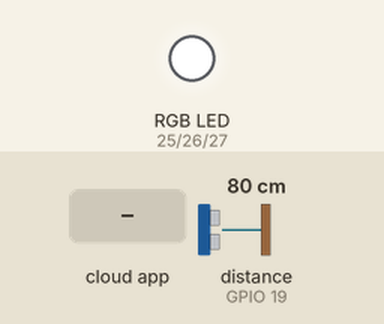
This sketch was run on a simulated ESP32. Shown: an RGB LED mixed from three pins (HIGH = lit). The test bench sets the inputs (shaded band); at power-on: distance to the obstacle (sensor on GPIO 19) 80 cm. The echo pulse lasts 58.3 µs per cm; WiFi joins after 1.5 s; servers stay silent unless stated; no MQTT or app messages arrive unless stated; pins used as bus, display or sensor lines are not drawn; what the sketch prints to the serial monitor is not drawn.

Above: at 2.7 s.
2.8 s: distance to the obstacle (sensor on GPIO 19) set to 45 cm
At 6.3 s:
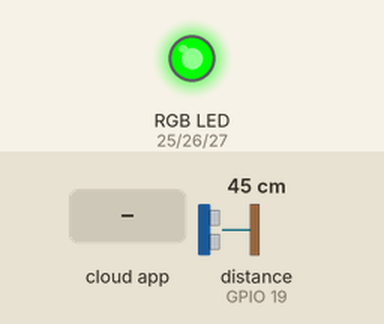
6.8 s: distance to the obstacle (sensor on GPIO 19) set to 37 cm
At 10.7 s:
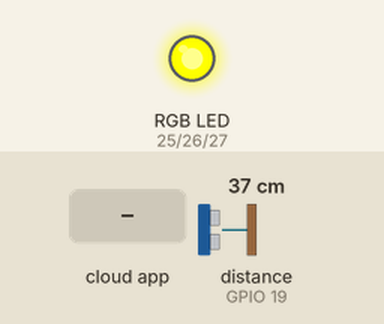
10.8 s: the phone or cloud app sets led to ON
12.3 s: distance to the obstacle (sensor on GPIO 19) set to 17 cm
16.3 s: distance to the obstacle (sensor on GPIO 19) set to 13 cm
20.3 s: distance to the obstacle (sensor on GPIO 19) set to 21 cm
At 21.5 s:
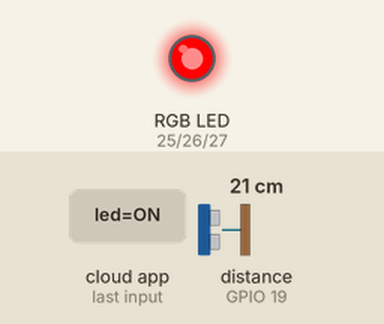
21.8 s: distance to the obstacle (sensor on GPIO 19) set to 26 cm
Timing chart, 0 to 26.8 s (numbered marks = the images above; inputs shaded):
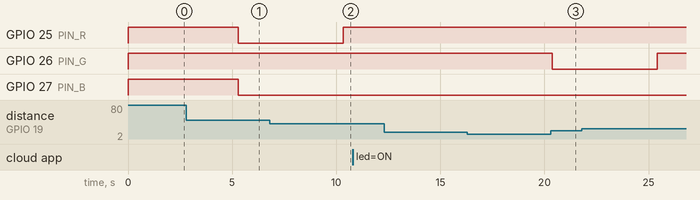

The sketch:

sketch_sep28a.ino
```cpp
// Laboratorio 5 - Ultrasónico + LED RGB + Adafruit IO (incluye desafío del Toggle)
//
// Conexiones:
//   HC-SR04 VCC -> 5V | GND -> GND | TRIG -> GPIO18 | ECHO -> GPIO19
//   LED RGB: R -> 330Ω -> GPIO25 | G -> 330Ω -> GPIO26 | B -> 330Ω -> GPIO27 | Cátodo -> GND
//
// Feeds en Adafruit IO:
//   distancia  -> lo publica el ESP32 (Gauge)
//   led        -> lo publica el dashboard (Toggle) y el ESP32 se suscribe

#include <WiFi.h>
#include "Adafruit_MQTT.h"
#include "Adafruit_MQTT_Client.h"

// ---------------------- CONFIGURACIÓN WI-FI ----------------------
#define WLAN_SSID "ARTEFACTOS"
#define WLAN_PASS "87654321"

// ---------------------- CONFIGURACIÓN ADAFRUIT IO ----------------------
#define AIO_SERVER      "io.adafruit.com"
#define AIO_SERVERPORT  1883
#define AIO_USERNAME    "GabrielEAG"
#define AIO_KEY         "clave"

// ---------------------- PINES ----------------------
#define TRIG_PIN 18
#define ECHO_PIN 19
#define PIN_R 25
#define PIN_G 26
#define PIN_B 27

// ---------------------- AJUSTES ----------------------
#define RGB_ANODO_COMUN false
#define PWM_FREQ 5000
#define PWM_RES 8
#define INTERVALO_PUBLICAR_MS 5000   // Adafruit gratis limita los datos por minuto: no bajar de 4-5 s
#define DIST_CERCA_CM 15             // menor a esto -> ROJO
#define DIST_MEDIA_CM 40             // menor a esto -> AMARILLO, si no -> VERDE

// ---------------------- CLIENTE MQTT Y FEED ----------------------
WiFiClient client;
Adafruit_MQTT_Client mqtt(&client, AIO_SERVER, AIO_SERVERPORT, AIO_USERNAME, AIO_KEY);

// Publicar
Adafruit_MQTT_Publish feedDistancia = Adafruit_MQTT_Publish(&mqtt, AIO_USERNAME "/feeds/distancia");

// Suscribirse (Toggle del dashboard)
Adafruit_MQTT_Subscribe feedLED = Adafruit_MQTT_Subscribe(&mqtt, AIO_USERNAME "/feeds/led");

// ---------------------- ESTADO ----------------------
float ultimaDistancia = -1;   // última lectura válida (cm)
bool ledEncendido = true;     // estado del Toggle (por defecto encendido)
unsigned long ultimoPublicar = 0;
unsigned long ultimoPing = 0;

// ---------------------- PROTOTIPOS ----------------------
void conectarWiFi();
void conectarMQTT();
float leerDistanciaCm();
float distanciaPromedio(int muestras);
void escribirRGB(uint8_t r, uint8_t g, uint8_t b);
void actualizarLED();

// =====================================================================
void setup() {
  Serial.begin(115200);
  delay(10);

  pinMode(TRIG_PIN, OUTPUT);
  pinMode(ECHO_PIN, INPUT);

  ledcAttach(PIN_R, PWM_FREQ, PWM_RES);
  ledcAttach(PIN_G, PWM_FREQ, PWM_RES);
  ledcAttach(PIN_B, PWM_FREQ, PWM_RES);

  escribirRGB(255, 255, 255);

  conectarWiFi();

  mqtt.subscribe(&feedLED);   // suscripción al feed del Toggle
}

// =====================================================================
void loop() {
  conectarMQTT();   // mantiene la conexión con Adafruit (reconecta si se cae)

  // Revisar si llegó un mensaje nuevo del Toggle
  Adafruit_MQTT_Subscribe *suscripcion;
  while ((suscripcion = mqtt.readSubscription(100))) {
    if (suscripcion == &feedLED) {
      String mensaje = (char *)feedLED.lastread;
      Serial.print("Toggle LED: "); Serial.println(mensaje);
      ledEncendido = (mensaje == "ON" || mensaje == "1");
      actualizarLED();
    }
  }

  // Leer el ultrasónico y publicar cada cierto tiempo
  if (millis() - ultimoPublicar >= INTERVALO_PUBLICAR_MS) {
    ultimoPublicar = millis();

    float d = distanciaPromedio(5);

    if (d > 0) {
      ultimaDistancia = d;
      Serial.print("Distancia: "); Serial.print(d, 1); Serial.println(" cm");
      if (!feedDistancia.publish(d)) {
        Serial.println("Error al publicar la distancia");
      }
    } else {
      Serial.println("Lectura fuera de rango o sin eco");
    }

    actualizarLED();   // el color depende de la última distancia leída
  }

  // Mantener viva la conexión MQTT
  if (millis() - ultimoPing >= 30000) {
    ultimoPing = millis();
    mqtt.ping();
  }
}

// =====================================================================
// ULTRASÓNICO HC-SR04
// =====================================================================
float leerDistanciaCm() {
  digitalWrite(TRIG_PIN, LOW);
  delayMicroseconds(2);
  digitalWrite(TRIG_PIN, HIGH);
  delayMicroseconds(10);
  digitalWrite(TRIG_PIN, LOW);

  long duracion = pulseIn(ECHO_PIN, HIGH, 30000);
  if (duracion == 0) return -1;   // no hubo eco

  float distancia = (0.0343 * duracion) / 2;

  // Rango útil del sensor: 2 a 100 cm
  if (distancia < 2 || distancia > 100) return -1;
  return distancia;
}

// Promedia varias lecturas para reducir el ruido
float distanciaPromedio(int muestras) {
  float suma = 0;
  int validas = 0;
  for (int i = 0; i < muestras; i++) {
    float d = leerDistanciaCm();
    if (d > 0) { suma += d; validas++; }
    delay(40);   // espera entre mediciones para que no se mezclen los ecos
  }
  return (validas > 0) ? suma / validas : -1;
}

// =====================================================================
// LED RGB
// =====================================================================
void escribirRGB(uint8_t r, uint8_t g, uint8_t b) {
  if (RGB_ANODO_COMUN) {
    r = 255 - r; g = 255 - g; b = 255 - b;
  }
  ledcWrite(PIN_R, r);
  ledcWrite(PIN_G, g);
  ledcWrite(PIN_B, b);
}

// El color debe cambiar solo según la última distancia leída.
void actualizarLED() {
  // Toggle en OFF -> LED apagado
  if (!ledEncendido) {
    escribirRGB(0, 0, 0);
    return;
  }

  if (ultimaDistancia <= 0) {
    escribirRGB(255, 255, 255);   // sin lectura válida -> blanco
    return;
  }

  if (ultimaDistancia < DIST_CERCA_CM) {
    escribirRGB(255, 0, 0);       // cerca -> rojo
  } else if (ultimaDistancia < DIST_MEDIA_CM) {
    escribirRGB(255, 255, 0);     // medio -> amarillo
  } else {
    escribirRGB(0, 255, 0);       // lejos -> verde
  }
}

// =====================================================================
// CONEXIONES
// =====================================================================
void conectarWiFi() {
  Serial.print("Conectando a "); Serial.println(WLAN_SSID);
  WiFi.begin(WLAN_SSID, WLAN_PASS);
  while (WiFi.status() != WL_CONNECTED) {
    delay(500);
    Serial.print(".");
  }
  Serial.println();
  Serial.print("WiFi conectado. IP: "); Serial.println(WiFi.localIP());
}

void conectarMQTT() {
  if (mqtt.connected()) return;

  Serial.print("Conectando a Adafruit IO... ");
  int8_t ret;
  uint8_t intentos = 3;
  while ((ret = mqtt.connect()) != 0) {
    Serial.println(mqtt.connectErrorString(ret));
    Serial.println("Reintentando en 5 segundos...");
    mqtt.disconnect();
    delay(5000);
    if (--intentos == 0) {
      Serial.println("No se pudo conectar. Reiniciando la ESP32...");
      ESP.restart();
    }
  }
  Serial.println("¡Conectado a Adafruit IO!");
}
```

Measured:
- the behaviour switches between 41 and 40 cm on distance to the obstacle (sensor on GPIO 19) (found by bisection; images 1 and 2)
- after the input at 6.8 s, GPIO 25 (PIN_R): LOW → HIGH after 3.5 s
- after the input at 10.8 s, every drawn part: stays the same
- after the input at 12.3 s, every drawn part: stays the same
- after the input at 16.3 s, every drawn part: stays the same
